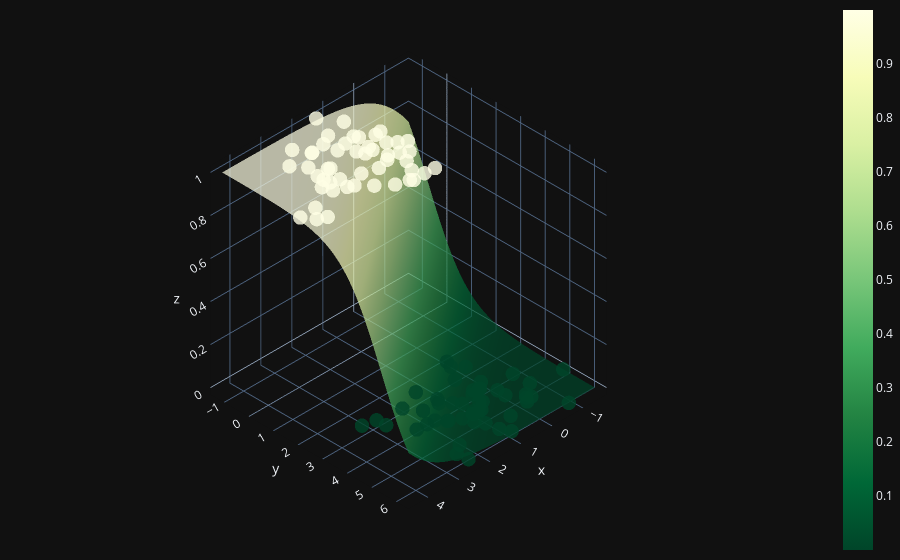

The notebook cell this image was saved under:
### Code cell
X0 = np.linspace(X[:, 0].min(), X[:, 0].max(), 100)
X1 = np.linspace(X[:, 1].min(), X[:, 1].max(), 100)

xx0, xx1 = np.meshgrid(X0, X1)
Z = W[0]* xx0 + W[1] * xx1 + b 
A = 1 / (1 + np.exp(-Z))

fig = (go.Figure(data=[go.Surface(z=A, x=xx0, y=xx1, colorscale='YlGn', opacity=0.7, reversescale=True)]))

fig.add_scatter3d(x = X[:, 0].flatten(),
    y = X[:, 1].flatten(),
    z = y.flatten(),
    mode='markers',
    marker = dict(
        size=5, 
        color=y.flatten(),
        colorscale='YlGn',
        opacity=0.8,
        reversescale=True
    ))

fig.update_layout(template='plotly_dark', margin=dict(l=0, r=0, b=0, t=0))
fig.layout.scene.camera.projection.type = "orthographic"
fig.show()

### Figure 1 — Plotly figure (JSON) as saved in the notebook; plotly's stock layout.template omitted (floating-point values rounded to 4 significant figures; data arrays with more than 128 entries replaced by an {"elided": "..."} marker saying what was removed)
{"data": [{"colorscale": [[0, "rgb(255,255,229)"], [0.125, "rgb(247,252,185)"], [0.25, "rgb(217,240,163)"], [0.375, "rgb(173,221,142)"], [0.5, "rgb(120,198,121)"], [0.625, "rgb(65,171,93)"], [0.75, "rgb(35,132,67)"], [0.875, "rgb(0,104,55)"], [1, "rgb(0,69,41)"]], "opacity": 0.7, "reversescale": true, "type": "surface", "x": {"elided": "100x100 float values"}, "y": {"elided": "100x100 float values"}, "z": {"elided": "100x100 float values"}}, {"marker": {"color": [1, 1, 0, 0, 1, 0, 0, 1, 0, 1, 0, 1, 0, 0, 1, 1, 1, 0, 1, 1, 0, 0, 1, 0, 1, 0, 1, 0, 0, 1, 1, 0, 1, 1, 1, 0, 1, 1, 0, 1, 0, 0, 0, 0, 1, 1, 1, 1, 0, 0, 1, 1, 0, 0, 0, 0, 0, 1, 1, 1, 1, 0, 0, 1, 0, 1, 0, 0, 1, 0, 0, 1, 1, 0, 0, 0, 1, 1, 0, 0, 1, 0, 0, 0, 0, 0, 1, 0, 1, 1, 1, 1, 1, 1, 0, 0, 1, 1, 0, 1], "colorscale": [[0, "rgb(255,255,229)"], [0.125, "rgb(247,252,185)"], [0.25, "rgb(217,240,163)"], [0.375, "rgb(173,221,142)"], [0.5, "rgb(120,198,121)"], [0.625, "rgb(65,171,93)"], [0.75, "rgb(35,132,67)"], [0.875, "rgb(0,104,55)"], [1, "rgb(0,69,41)"]], "opacity": 0.8, "reversescale": true, "size": 5}, "mode": "markers", "type": "scatter3d", "x": [4.219, 0.9078, -0.2765, 0.08848, 3.243, 1.442, 1.022, 3.978, 0.5889, 1.252, 0.6284, 1.686, 1.185, 0.06897, 1.787, 4.438, 3.182, 0.3038, 0.7394, 1.285, 1.131, 0.6647, 1.316, -0.1889, 2.579, 0.8731, 1.311, 0.9868, 1.42, 2.354, 2.432, 1.043, 0.9509, 2.451, 1.62, 2.155, 1.381, 1.987, 2.116, 0.564, -0.07228, 2.509, -0.73, 1.379, 0.8821, 2.222, 2.016, 1.701, -0.6539, 0.5731, 1.957, 0.7624, 2.465, 1.333, 3.246, 1.103, 2.859, 1.6, 2.976, 2.68, 1.419, 1.926, -0.09448, 2.728, 1.12, 1.557, 0.1055, 2.844, 3.155, 1.841, 1.289, 1.642, 3.923, 1.705, 0.1631, 0.3419, 1.021, 2.669, 0.4666, 0.9481, 1.194, 1.154, -0.2942, 1.737, 0.4655, 0.0808, 3.003, 2.207, 1.361, 2.632, 2.827, 2.912, 1.142, 1.055, 2.47, -1.577, 1.412, 3.005, -0.6376, 0.8298], "y": [2.234, 0.4598, 5.081, 2.323, 1.215, 2.768, 4.117, 2.378, 4.001, 0.2081, 4.46, 0.6583, 5.28, 4.356, 1.7, 1.842, -0.1823, 3.944, 0.4361, 1.437, 4.682, 4.36, 2.441, 5.205, 0.7261, 4.714, 0.07123, 6.09, 4.637, 2.224, -0.2017, 4.606, 0.9498, -0.1954, 2.747, 4.124, 0.9295, 2.611, 3.069, 1.337, 2.884, 5.773, 6.255, 3.619, 2.841, 1.533, -0.2704, -0.4773, 4.767, 5.526, 0.2342, 1.165, 6.2, 5.01, 2.849, 4.706, 2.956, 0.9151, 1.216, -0.7044, 1.574, 4.152, 5.358, 1.305, 5.758, 2.827, 3.725, 3.327, 1.553, 3.562, 3.45, 0.1502, 1.804, 4.433, 2.578, 3.941, 1.579, 1.82, 3.866, 4.732, 2.808, 3.902, 5.273, 4.425, 3.123, 4.691, 0.7427, 5.506, 0.748, 0.6894, 1.721, 0.2466, 2.015, -0.6471, 4.099, 4.957, -1.326, 0.9852, 4.091, 1.742], "z": [1, 1, 0, 0, 1, 0, 0, 1, 0, 1, 0, 1, 0, 0, 1, 1, 1, 0, 1, 1, 0, 0, 1, 0, 1, 0, 1, 0, 0, 1, 1, 0, 1, 1, 1, 0, 1, 1, 0, 1, 0, 0, 0, 0, 1, 1, 1, 1, 0, 0, 1, 1, 0, 0, 0, 0, 0, 1, 1, 1, 1, 0, 0, 1, 0, 1, 0, 0, 1, 0, 0, 1, 1, 0, 0, 0, 1, 1, 0, 0, 1, 0, 0, 0, 0, 0, 1, 0, 1, 1, 1, 1, 1, 1, 0, 0, 1, 1, 0, 1]}], "layout": {"margin": {"b": 0, "l": 0, "r": 0, "t": 0}, "scene": {"camera": {"projection": {"type": "orthographic"}}}}}
